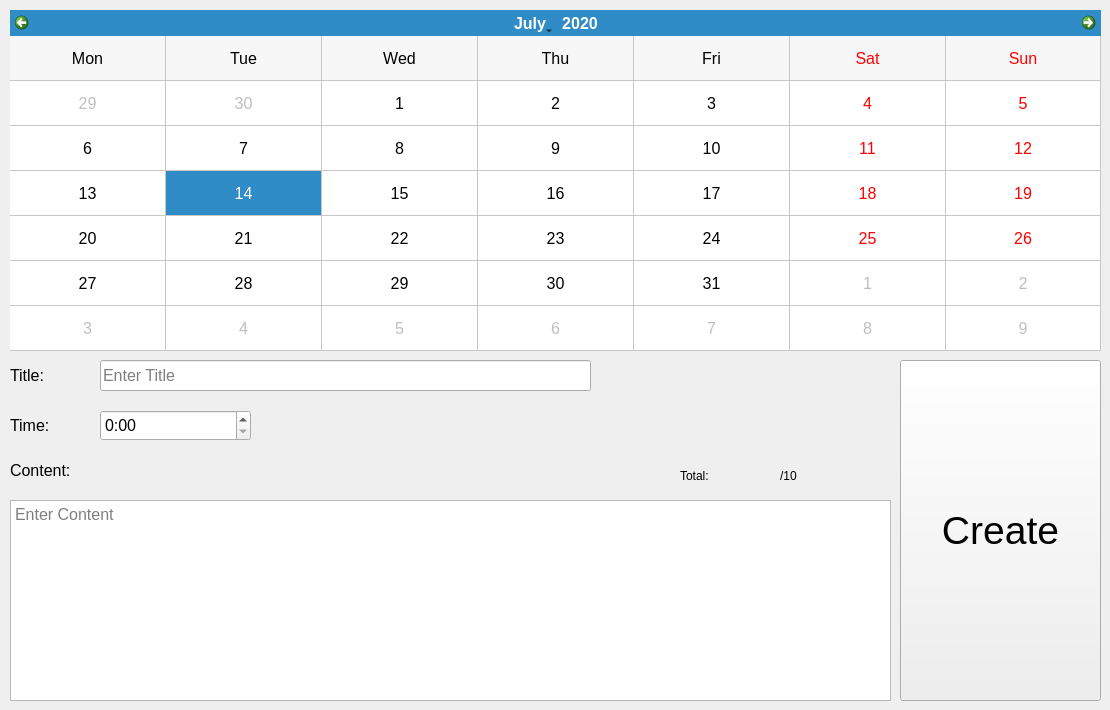
      <widget class="QWidget" name="tabWidgetPage1_2">
       <attribute name="title">
        <string>Create</string>
       </attribute>
       <widget class="QPushButton" name="setupCreateButton">
        <property name="geometry">
         <rect>
          <x>900</x>
          <y>360</y>
          <width>201</width>
          <height>341</height>
         </rect>
        </property>
        <property name="font">
         <font>
          <pointsize>29</pointsize>
         </font>
        </property>
        <property name="text">
         <string>Create</string>
        </property>
       </widget>
       <widget class="QLabel" name="label_43">
        <property name="geometry">
         <rect>
          <x>10</x>
          <y>460</y>
          <width>331</width>
          <height>21</height>
         </rect>
        </property>
        <property name="font">
         <font>
          <pointsize>12</pointsize>
         </font>
        </property>
        <property name="text">
         <string>Content:</string>
        </property>
       </widget>
       <widget class="QPlainTextEdit" name="plainTextEditSetup">
        <property name="geometry">
         <rect>
          <x>10</x>
          <y>500</y>
          <width>881</width>
          <height>201</height>
         </rect>
        </property>
        <property name="font">
         <font>
          <pointsize>12</pointsize>
         </font>
        </property>
        <property name="placeholderText">
         <string>Enter Content</string>
        </property>
       </widget>
       <widget class="QLineEdit" name="titleSetup">
        <property name="geometry">
         <rect>
          <x>100</x>
          <y>360</y>
          <width>491</width>
          <height>31</height>
         </rect>
        </property>
        <property name="font">
         <font>
          <pointsize>12</pointsize>
         </font>
        </property>
        <property name="readOnly">
         <bool>false</bool>
        </property>
        <property name="placeholderText">
         <string>Enter Title</string>
        </property>
       </widget>
       <widget class="QTimeEdit" name="timeSetup">
        <property name="geometry">
         <rect>
          <x>100</x>
          <y>410</y>
          <width>151</width>
          <height>31</height>
         </rect>
        </property>
        <property name="font">
         <font>
          <pointsize>12</pointsize>
         </font>
        </property>
        <property name="maximumTime">
         <time>
          <hour>23</hour>
          <minute>59</minute>
          <second>59</second>
         </time>
        </property>
        <property name="displayFormat">
         <string>h:mm</string>
        </property>
        <property name="time">
         <time>
          <hour>0</hour>
          <minute>0</minute>
          <second>0</second>
         </time>
        </property>
       </widget>
       <widget class="QLabel" name="label_42">
        <property name="geometry">
         <rect>
          <x>10</x>
          <y>410</y>
          <width>81</width>
          <height>31</height>
         </rect>
        </property>
        <property name="font">
         <font>
          <pointsize>12</pointsize>
         </font>
        </property>
        <property name="text">
         <string>Time:</string>
        </property>
       </widget>
       <widget class="QLabel" name="label_41">
        <property name="geometry">
         <rect>
          <x>10</x>
          <y>360</y>
          <width>81</width>
          <height>31</height>
         </rect>
        </property>
        <property name="font">
         <font>
          <pointsize>12</pointsize>
         </font>
        </property>
        <property name="text">
         <string>Title:</string>
        </property>
       </widget>
       <widget class="QCalendarWidget" name="calendarWidgetSetupCreate">
        <property name="geometry">
         <rect>
          <x>10</x>
          <y>10</y>
          <width>1091</width>
          <height>341</height>
         </rect>
        </property>
        <property name="font">
         <font>
          <pointsize>12</pointsize>
         </font>
        </property>
        <property name="autoFillBackground">
         <bool>true</bool>
        </property>
        <property name="selectedDate">
         <date>
          <year>2020</year>
          <month>7</month>
          <day>14</day>
         </date>
        </property>
        <property name="minimumDate">
         <date>
          <year>2000</year>
          <month>1</month>
          <day>1</day>
         </date>
        </property>
        <property name="firstDayOfWeek">
         <enum>Qt::Monday</enum>
        </property>
        <property name="gridVisible">
         <bool>true</bool>
        </property>
        <property name="selectionMode">
         <enum>QCalendarWidget::SingleSelection</enum>
        </property>
        <property name="horizontalHeaderFormat">
         <enum>QCalendarWidget::ShortDayNames</enum>
        </property>
        <property name="verticalHeaderFormat">
         <enum>QCalendarWidget::NoVerticalHeader</enum>
        </property>
        <property name="navigationBarVisible">
         <bool>true</bool>
        </property>
       </widget>
       <widget class="QLabel" name="label_84">
        <property name="geometry">
         <rect>
          <x>750</x>
          <y>460</y>
          <width>61</width>
          <height>31</height>
         </rect>
        </property>
        <property name="layoutDirection">
         <enum>Qt::LeftToRight</enum>
        </property>
        <property name="text">
         <string/>
        </property>
       </widget>
       <widget class="QLabel" name="label_85">
        <property name="geometry">
         <rect>
          <x>780</x>
          <y>460</y>
          <width>81</width>
          <height>31</height>
         </rect>
        </property>
        <property name="text">
         <string>/10</string>
        </property>
       </widget>
       <widget class="QLabel" name="label_89">
        <property name="geometry">
         <rect>
          <x>680</x>
          <y>460</y>
          <width>61</width>
          <height>31</height>
         </rect>
        </property>
        <property name="text">
         <string>Total:</string>
        </property>
       </widget>
      </widget>
